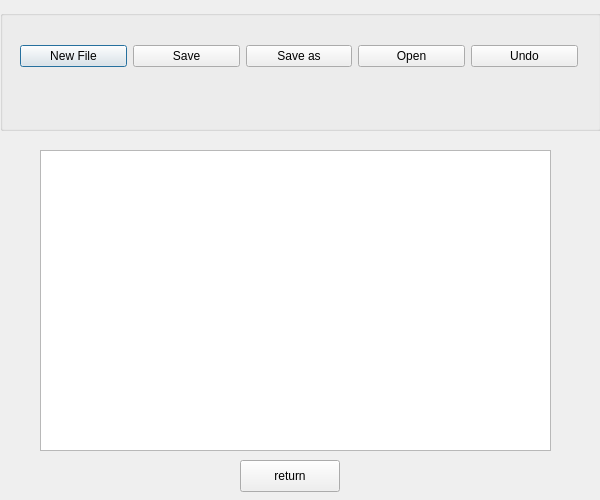
<?xml version="1.0" encoding="UTF-8"?>
<ui version="4.0">
 <class>tchwindow</class>
 <widget class="QDialog" name="tchwindow">
  <property name="geometry">
   <rect>
    <x>0</x>
    <y>0</y>
    <width>600</width>
    <height>500</height>
   </rect>
  </property>
  <property name="windowTitle">
   <string>Dialog</string>
  </property>
  <property name="styleSheet">
   <string notr="true"/>
  </property>
  <widget class="QTextEdit" name="textEdit">
   <property name="geometry">
    <rect>
     <x>40</x>
     <y>150</y>
     <width>511</width>
     <height>301</height>
    </rect>
   </property>
   <property name="styleSheet">
    <string notr="true"/>
   </property>
  </widget>
  <widget class="QGroupBox" name="groupBox">
   <property name="geometry">
    <rect>
     <x>0</x>
     <y>10</y>
     <width>601</width>
     <height>121</height>
    </rect>
   </property>
   <property name="styleSheet">
    <string notr="true"/>
   </property>
   <property name="title">
    <string/>
   </property>
   <widget class="QWidget" name="layoutWidget">
    <property name="geometry">
     <rect>
      <x>20</x>
      <y>30</y>
      <width>558</width>
      <height>32</height>
     </rect>
    </property>
    <layout class="QHBoxLayout" name="horizontalLayout">
     <item>
      <widget class="QPushButton" name="newfile_button">
       <property name="text">
        <string>New File</string>
       </property>
      </widget>
     </item>
     <item>
      <widget class="QPushButton" name="save_button">
       <property name="text">
        <string>Save</string>
       </property>
      </widget>
     </item>
     <item>
      <widget class="QPushButton" name="saveas_button">
       <property name="text">
        <string>Save as</string>
       </property>
      </widget>
     </item>
     <item>
      <widget class="QPushButton" name="open_button">
       <property name="text">
        <string>Open</string>
       </property>
      </widget>
     </item>
     <item>
      <widget class="QPushButton" name="edit_button">
       <property name="text">
        <string>Undo</string>
       </property>
      </widget>
     </item>
    </layout>
   </widget>
  </widget>
  <widget class="QPushButton" name="return_button">
   <property name="geometry">
    <rect>
     <x>240</x>
     <y>460</y>
     <width>100</width>
     <height>32</height>
    </rect>
   </property>
   <property name="text">
    <string>return</string>
   </property>
  </widget>
 </widget>
 <resources/>
 <connections/>
</ui>
